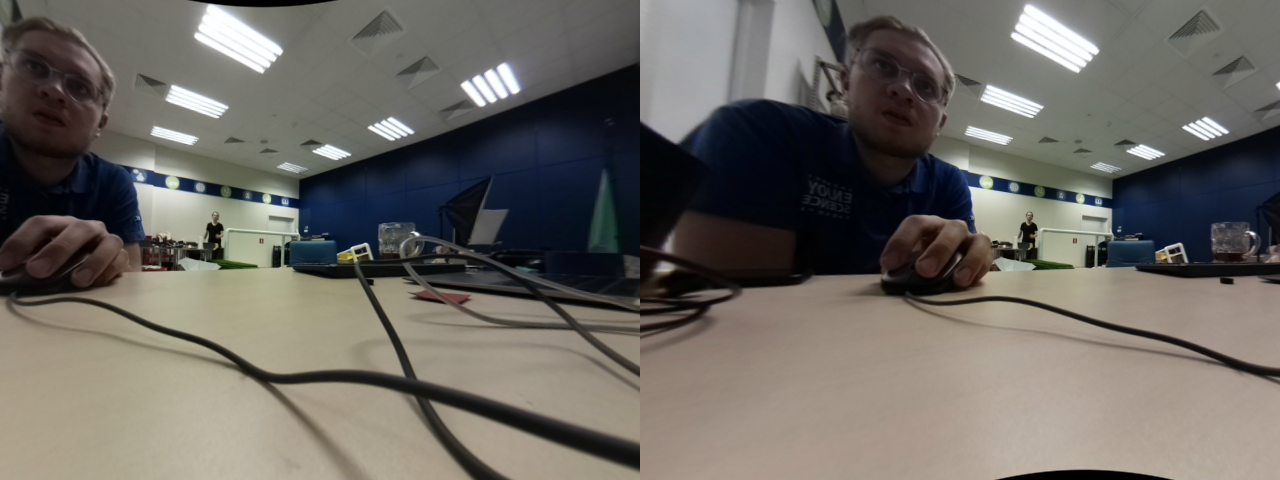
#> input picture inf.png, 1280 x 480 px
$ python img_viewer.py
#> lines starting #> are read from the running program, lines starting #| are printed output that depends on the picture
import cv2
import time

img_10 = cv2.imread("inf.png")
#> img_10 is the input picture: shape (480, 1280, 3); mean B, G, R 99.1, 104.8, 108.8
img_20 = cv2.imread("20.png")
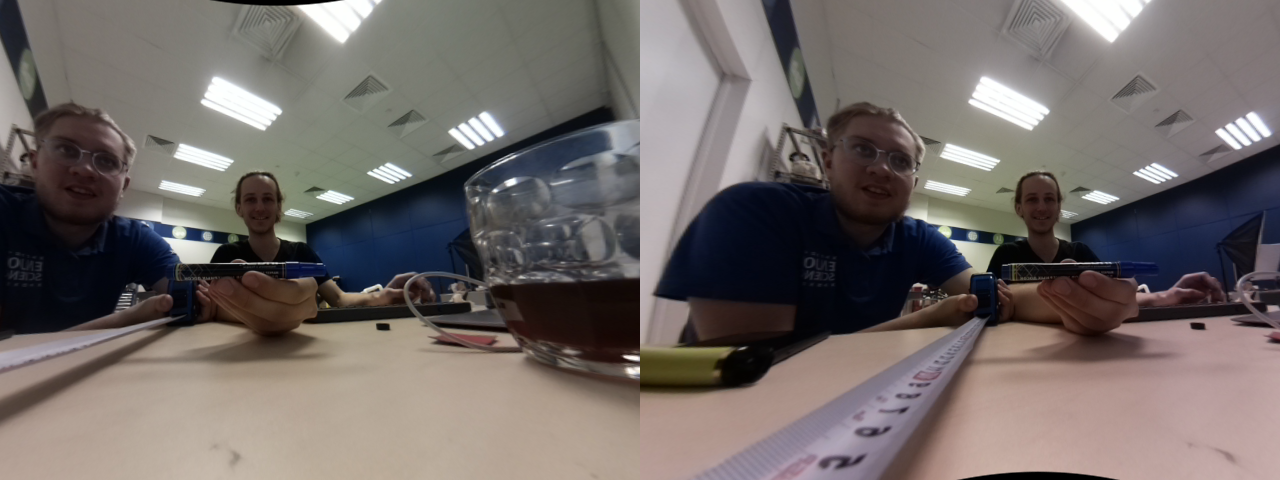
#> input picture 20.png, 1280 x 480 px
#> img_20 is the input picture: shape (480, 1280, 3); mean B, G, R 103.7, 106.4, 114
img_30 = cv2.imread("30.png")
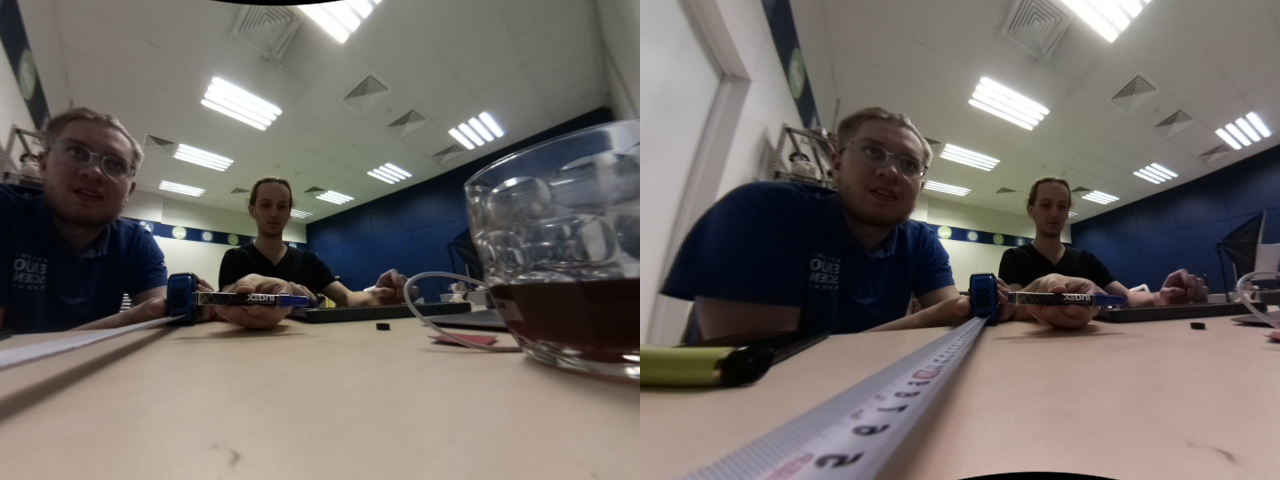
#> input picture 30.png, 1280 x 480 px
#> img_30 is the input picture: shape (480, 1280, 3); mean B, G, R 103.6, 107.9, 114.1
img_40 = cv2.imread("40.png")
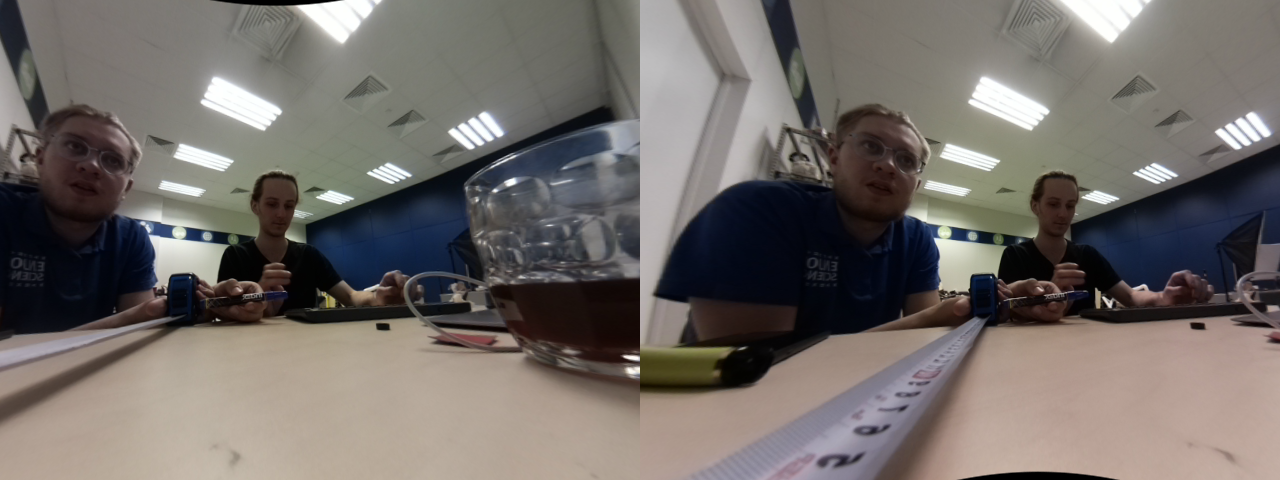
#> input picture 40.png, 1280 x 480 px
#> img_40 is the input picture: shape (480, 1280, 3); mean B, G, R 104.8, 108.9, 114.7

while(True):
    cv2.imshow("10", img_10)
    #cv2.imshow("20", img_20)
    #cv2.imshow("30", img_30)
    #cv2.imshow("40", img_40)

    cv2.waitKey(5)

#10 291 3.436
#20 194 5.154
#30 174 5.747
#40 161 6.211
